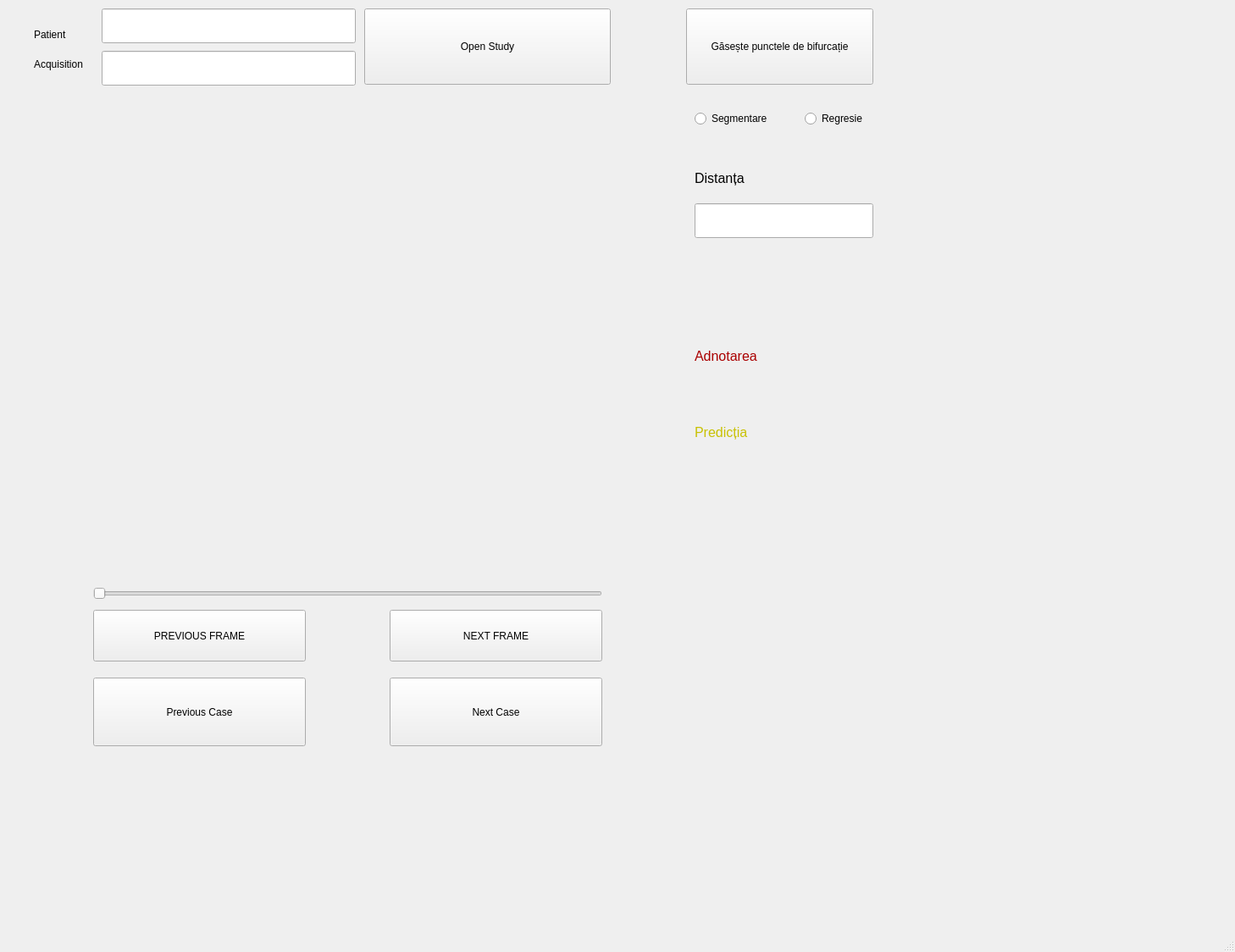
<?xml version="1.0" encoding="UTF-8"?>
<ui version="4.0">
 <class>MainWindow</class>
 <widget class="QMainWindow" name="MainWindow">
  <property name="geometry">
   <rect>
    <x>0</x>
    <y>0</y>
    <width>1458</width>
    <height>1124</height>
   </rect>
  </property>
  <property name="windowTitle">
   <string>MainWindow</string>
  </property>
  <widget class="QWidget" name="centralwidget">
   <widget class="QPushButton" name="next_frame_btn">
    <property name="geometry">
     <rect>
      <x>460</x>
      <y>720</y>
      <width>251</width>
      <height>61</height>
     </rect>
    </property>
    <property name="text">
     <string>NEXT FRAME</string>
    </property>
   </widget>
   <widget class="QPushButton" name="previous_frame_btn">
    <property name="geometry">
     <rect>
      <x>110</x>
      <y>720</y>
      <width>251</width>
      <height>61</height>
     </rect>
    </property>
    <property name="text">
     <string>PREVIOUS FRAME</string>
    </property>
   </widget>
   <widget class="QPushButton" name="open_btn">
    <property name="geometry">
     <rect>
      <x>430</x>
      <y>10</y>
      <width>291</width>
      <height>90</height>
     </rect>
    </property>
    <property name="sizePolicy">
     <sizepolicy hsizetype="Minimum" vsizetype="Minimum">
      <horstretch>0</horstretch>
      <verstretch>0</verstretch>
     </sizepolicy>
    </property>
    <property name="text">
     <string>Open Study</string>
    </property>
   </widget>
   <widget class="QLabel" name="angio_view">
    <property name="geometry">
     <rect>
      <x>150</x>
      <y>110</y>
      <width>520</width>
      <height>520</height>
     </rect>
    </property>
    <property name="text">
     <string/>
    </property>
   </widget>
   <widget class="QLineEdit" name="patient_case">
    <property name="geometry">
     <rect>
      <x>120</x>
      <y>10</y>
      <width>300</width>
      <height>41</height>
     </rect>
    </property>
    <property name="sizePolicy">
     <sizepolicy hsizetype="Minimum" vsizetype="Minimum">
      <horstretch>0</horstretch>
      <verstretch>0</verstretch>
     </sizepolicy>
    </property>
    <property name="readOnly">
     <bool>true</bool>
    </property>
   </widget>
   <widget class="QLineEdit" name="Acq_case">
    <property name="geometry">
     <rect>
      <x>120</x>
      <y>60</y>
      <width>300</width>
      <height>41</height>
     </rect>
    </property>
    <property name="sizePolicy">
     <sizepolicy hsizetype="Minimum" vsizetype="Minimum">
      <horstretch>0</horstretch>
      <verstretch>0</verstretch>
     </sizepolicy>
    </property>
    <property name="readOnly">
     <bool>true</bool>
    </property>
   </widget>
   <widget class="QLabel" name="label">
    <property name="geometry">
     <rect>
      <x>40</x>
      <y>30</y>
      <width>81</width>
      <height>21</height>
     </rect>
    </property>
    <property name="text">
     <string>Patient</string>
    </property>
   </widget>
   <widget class="QLabel" name="label_2">
    <property name="geometry">
     <rect>
      <x>40</x>
      <y>60</y>
      <width>71</width>
      <height>31</height>
     </rect>
    </property>
    <property name="text">
     <string>Acquisition</string>
    </property>
   </widget>
   <widget class="QSlider" name="slider">
    <property name="enabled">
     <bool>false</bool>
    </property>
    <property name="geometry">
     <rect>
      <x>110</x>
      <y>690</y>
      <width>601</width>
      <height>22</height>
     </rect>
    </property>
    <property name="sizePolicy">
     <sizepolicy hsizetype="Minimum" vsizetype="Fixed">
      <horstretch>0</horstretch>
      <verstretch>0</verstretch>
     </sizepolicy>
    </property>
    <property name="value">
     <number>0</number>
    </property>
    <property name="orientation">
     <enum>Qt::Horizontal</enum>
    </property>
   </widget>
   <widget class="QPushButton" name="next_case_btn">
    <property name="geometry">
     <rect>
      <x>460</x>
      <y>800</y>
      <width>251</width>
      <height>81</height>
     </rect>
    </property>
    <property name="sizePolicy">
     <sizepolicy hsizetype="Minimum" vsizetype="Minimum">
      <horstretch>0</horstretch>
      <verstretch>0</verstretch>
     </sizepolicy>
    </property>
    <property name="text">
     <string>Next Case</string>
    </property>
   </widget>
   <widget class="QPushButton" name="previous_case_btn">
    <property name="geometry">
     <rect>
      <x>110</x>
      <y>800</y>
      <width>251</width>
      <height>81</height>
     </rect>
    </property>
    <property name="sizePolicy">
     <sizepolicy hsizetype="Minimum" vsizetype="Minimum">
      <horstretch>0</horstretch>
      <verstretch>0</verstretch>
     </sizepolicy>
    </property>
    <property name="text">
     <string>Previous Case</string>
    </property>
   </widget>
   <widget class="QPushButton" name="find_btn">
    <property name="geometry">
     <rect>
      <x>810</x>
      <y>10</y>
      <width>221</width>
      <height>90</height>
     </rect>
    </property>
    <property name="sizePolicy">
     <sizepolicy hsizetype="Minimum" vsizetype="Minimum">
      <horstretch>0</horstretch>
      <verstretch>0</verstretch>
     </sizepolicy>
    </property>
    <property name="text">
     <string>Găsește punctele de bifurcație</string>
    </property>
    <property name="checkable">
     <bool>true</bool>
    </property>
   </widget>
   <widget class="QRadioButton" name="seg_check">
    <property name="geometry">
     <rect>
      <x>820</x>
      <y>130</y>
      <width>95</width>
      <height>20</height>
     </rect>
    </property>
    <property name="text">
     <string>Segmentare</string>
    </property>
   </widget>
   <widget class="QRadioButton" name="reg_check">
    <property name="geometry">
     <rect>
      <x>950</x>
      <y>130</y>
      <width>95</width>
      <height>20</height>
     </rect>
    </property>
    <property name="text">
     <string>Regresie</string>
    </property>
   </widget>
   <widget class="QLineEdit" name="dist">
    <property name="geometry">
     <rect>
      <x>820</x>
      <y>240</y>
      <width>211</width>
      <height>41</height>
     </rect>
    </property>
    <property name="readOnly">
     <bool>true</bool>
    </property>
   </widget>
   <widget class="QLabel" name="label_3">
    <property name="geometry">
     <rect>
      <x>820</x>
      <y>190</y>
      <width>151</width>
      <height>41</height>
     </rect>
    </property>
    <property name="font">
     <font>
      <pointsize>12</pointsize>
     </font>
    </property>
    <property name="text">
     <string>Distanța</string>
    </property>
   </widget>
   <widget class="QWidget" name="verticalLayoutWidget">
    <property name="geometry">
     <rect>
      <x>820</x>
      <y>380</y>
      <width>131</width>
      <height>81</height>
     </rect>
    </property>
    <layout class="QVBoxLayout" name="verticalLayout">
     <item>
      <widget class="QLabel" name="label_5">
       <property name="palette">
        <palette>
         <active>
          <colorrole role="WindowText">
           <brush brushstyle="SolidPattern">
            <color alpha="255">
             <red>170</red>
             <green>0</green>
             <blue>0</blue>
            </color>
           </brush>
          </colorrole>
         </active>
         <inactive>
          <colorrole role="WindowText">
           <brush brushstyle="SolidPattern">
            <color alpha="255">
             <red>170</red>
             <green>0</green>
             <blue>0</blue>
            </color>
           </brush>
          </colorrole>
         </inactive>
         <disabled>
          <colorrole role="WindowText">
           <brush brushstyle="SolidPattern">
            <color alpha="255">
             <red>120</red>
             <green>120</green>
             <blue>120</blue>
            </color>
           </brush>
          </colorrole>
         </disabled>
        </palette>
       </property>
       <property name="font">
        <font>
         <pointsize>12</pointsize>
        </font>
       </property>
       <property name="text">
        <string>Adnotarea</string>
       </property>
      </widget>
     </item>
    </layout>
   </widget>
   <widget class="QWidget" name="verticalLayoutWidget_2">
    <property name="geometry">
     <rect>
      <x>820</x>
      <y>470</y>
      <width>131</width>
      <height>81</height>
     </rect>
    </property>
    <layout class="QVBoxLayout" name="verticalLayout_2">
     <item>
      <widget class="QLabel" name="label_6">
       <property name="palette">
        <palette>
         <active>
          <colorrole role="WindowText">
           <brush brushstyle="SolidPattern">
            <color alpha="255">
             <red>200</red>
             <green>193</green>
             <blue>2</blue>
            </color>
           </brush>
          </colorrole>
         </active>
         <inactive>
          <colorrole role="WindowText">
           <brush brushstyle="SolidPattern">
            <color alpha="255">
             <red>200</red>
             <green>193</green>
             <blue>2</blue>
            </color>
           </brush>
          </colorrole>
         </inactive>
         <disabled>
          <colorrole role="WindowText">
           <brush brushstyle="SolidPattern">
            <color alpha="255">
             <red>120</red>
             <green>120</green>
             <blue>120</blue>
            </color>
           </brush>
          </colorrole>
         </disabled>
        </palette>
       </property>
       <property name="font">
        <font>
         <pointsize>12</pointsize>
        </font>
       </property>
       <property name="text">
        <string>Predicția</string>
       </property>
      </widget>
     </item>
    </layout>
   </widget>
  </widget>
  <widget class="QMenuBar" name="menubar">
   <property name="geometry">
    <rect>
     <x>0</x>
     <y>0</y>
     <width>1458</width>
     <height>26</height>
    </rect>
   </property>
  </widget>
  <widget class="QStatusBar" name="statusbar"/>
 </widget>
 <resources/>
 <connections/>
</ui>
